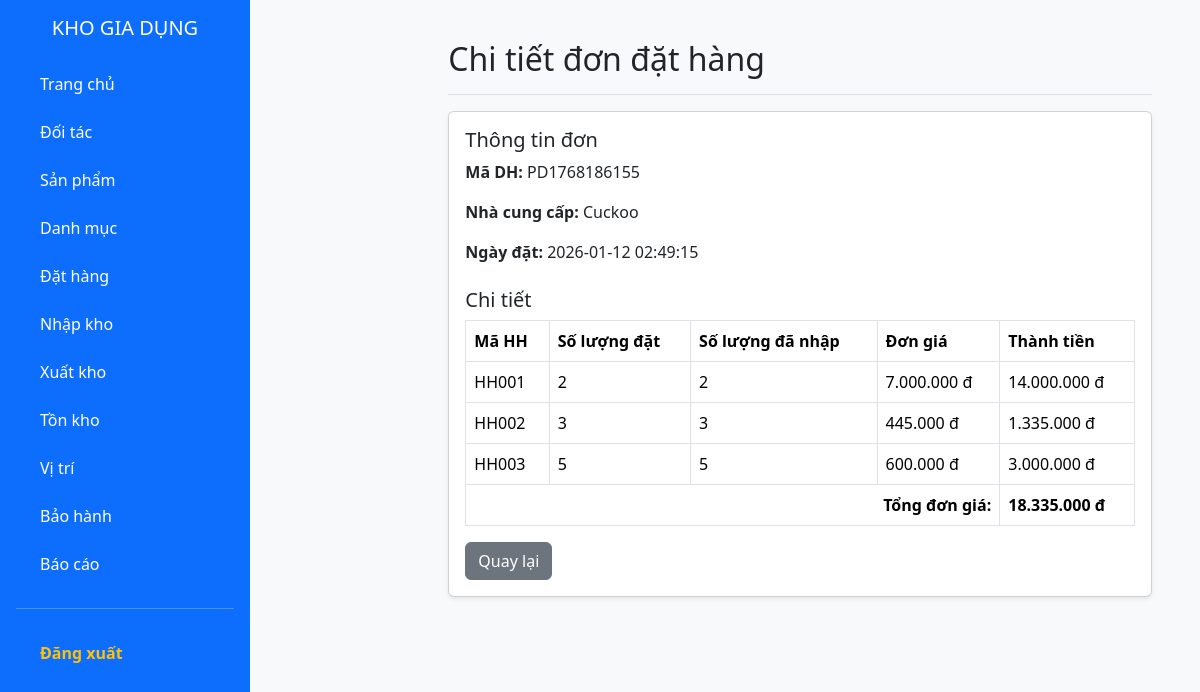
The app's page /public/phieudathang/show/PD1768186155 (signed in), older data.
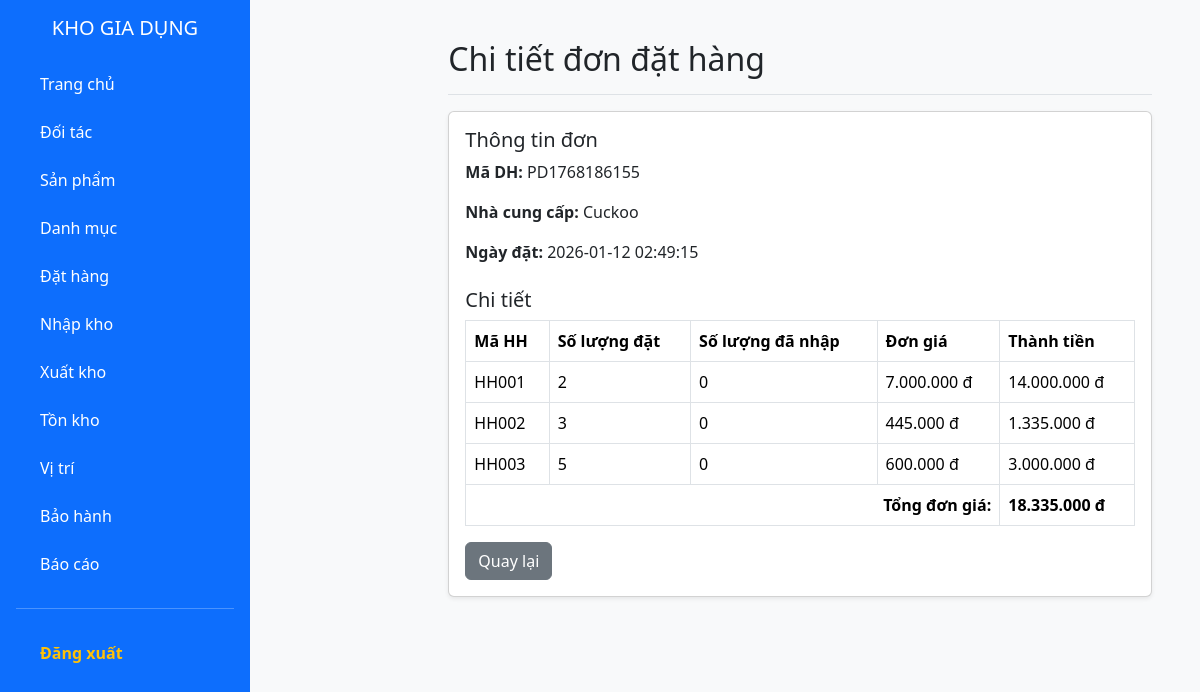
The same page, newer data.
### tables this page shows
CREATE TABLE IF NOT EXISTS `ct_phieudathang` (
  `maDH` varchar(20) NOT NULL,
  `maHH` varchar(20) NOT NULL,
  `soLuong` int NOT NULL,
  `soLuongDaNhap` int DEFAULT '0',
  `donGia` decimal(18,2) DEFAULT NULL,
  PRIMARY KEY (`maDH`,`maHH`),
  KEY `fk_ctpdh_hh` (`maHH`)
);

### app/controllers/PhieudathangController.php (called while the page is built, shortened)
<?php
class PhieudathangController extends Controller {
    private $orderModel;
    public function __construct() {
        $this->orderModel = $this->model('PhieuDatHangModel');
    }
    public function show($maDH) {
        $order = $this->orderModel->getById($maDH);
        $data = ['title' => 'Chi tiết đơn đặt hàng', 'order' => $order];
        $this->view('phieudathang/show', $data);
    }
}
?>

### app/core/app.php (called while the page is built, shortened)
<?php
class App {
    protected $action = 'index';
    public function __construct() {
        $url = $this->parseUrl();
        if (isset($url[0])) {
            if (file_exists(APP_ROOT . '/controllers/' . ucfirst($url[0]) . 'Controller.php')) {
                unset($url[0]);
            }
        }
        $this->controller = new $this->controller;
        if (isset($url[1])) {
            if (method_exists($this->controller, $url[1])) {
                $this->action = $url[1];
                unset($url[1]);
            }
        }
        $this->params = $url ? array_values($url) : [];
        call_user_func_array([$this->controller, $this->action], $this->params);
    }
    public function parseUrl() {
        if (isset($_GET['url'])) {
            return explode('/', filter_var(rtrim($_GET['url'], '/'), FILTER_SANITIZE_URL));
        }
    }
}
?>

### public/index.php (called while the page is built, shortened)
<?php
require_once ROOT_PATH . '/app/core/Database.php';
require_once ROOT_PATH . '/app/core/Controller.php';
require_once ROOT_PATH . '/app/core/App.php';
$app = new App();
?>

### app/models/PhieuDatHangModel.php (called while the page is built, shortened)
<?php
class PhieuDatHangModel {
    private $conn;
    public function __construct() {
        $this->conn = Database::getInstance()->getConnection();
    }
    public function getById($maDH) {
        $sql = "SELECT pd.*, n.tenNCC FROM phieudathang pd LEFT JOIN NHACUNGCAP n ON pd.maNCC = n.maNCC WHERE pd.maDH = :maDH";
        $stmt = $this->conn->prepare($sql);
        $stmt->execute([':maDH' => $maDH]);
        $header = $stmt->fetch(PDO::FETCH_ASSOC);
    $sql = "SELECT *, COALESCE(soLuongDaNhap,0) AS soLuongDaNhap FROM ct_phieudathang WHERE maDH = :maDH";
        $stmt = $this->conn->prepare($sql);
        $stmt->execute([':maDH' => $maDH]);
        $lines = $stmt->fetchAll(PDO::FETCH_ASSOC);
        return ['header' => $header, 'lines' => $lines];
    }
}
?>

### app/core/Database.php (called while the page is built, shortened)
<?php
class Database {
    private static $instance = null;
    private $conn;
    private function __construct() {
        try {
            $dsn = "mysql:host=" . DB_HOST . ";dbname=" . DB_NAME . ";charset=utf8mb4";
            $this->conn = new PDO($dsn, DB_USER, DB_PASS);
            $this->conn->setAttribute(PDO::ATTR_ERRMODE, PDO::ERRMODE_EXCEPTION);
            $this->conn->setAttribute(PDO::ATTR_DEFAULT_FETCH_MODE, PDO::FETCH_ASSOC);
        } catch(PDOException $e) {
            die("Lỗi kết nối MySQL: " . $e->getMessage());
        }
    }
    public static function getInstance() {
        if (!self::$instance) {
            self::$instance = new Database();
        }
        return self::$instance;
    }
    public function getConnection() {
        return $this->conn;
    }
}
?>

### app/views/phieudathang/show.php (the view, shortened to what the changed rows need)
<?php require_once APP_ROOT . '/views/layouts/header.php'; ?>
<?php require_once APP_ROOT . '/views/layouts/sidebar.php'; ?>
<main class="col-md-9 ms-sm-auto col-lg-10 px-md-4">
    <div class="pt-3 pb-2 mb-3 border-bottom">
        <h1 class="h2"><?php echo $data['title']; ?></h1>
    </div>
    <div class="card shadow-sm">
        <div class="card-body">
            <div class="table-responsive">
                <table class="table table-bordered">
                    <thead>
                        <tr>
                            <th>Mã HH</th>
                            <th>Số lượng đặt</th>
                            <th>Số lượng đã nhập</th>
                            <th>Đơn giá</th>
                            <th>Thành tiền</th>
                        </tr>
                    </thead>
                    <tbody>
                        <?php $tongDonGia = 0; ?>
                        <?php foreach ($data['order']['lines'] as $ln): ?>
                            <?php $thanhTien = $ln['soLuong'] * $ln['donGia']; $tongDonGia += $thanhTien; ?>
                            <tr>
                                <td><?php echo $ln['maHH']; ?></td>
                                <td><?php echo $ln['soLuong']; ?></td>
                                <td><?php echo $ln['soLuongDaNhap'] ?? 0; ?></td>
                                <td><?php echo number_format($ln['donGia'], 0, ',', '.'); ?> đ</td>
                                <td><?php echo number_format($thanhTien, 0, ',', '.'); ?> đ</td>
                            </tr>
                        <?php endforeach; ?>
                        <tr>
                            <th colspan="4" class="text-end">Tổng đơn giá:</th>
                            <th><?php echo number_format($tongDonGia, 0, ',', '.'); ?> đ</th>
                        </tr>
                    </tbody>
                </table>
            </div>
        </div>
    </div>
</main>
<?php require_once APP_ROOT . '/views/layouts/footer.php'; ?>

Row changes from the older to the newer data that the page shows:
changed ct_phieudathang "HH001": soLuongDaNhap "2" → "0"
changed ct_phieudathang "HH002": soLuongDaNhap "3" → "0"
changed ct_phieudathang "HH003": soLuongDaNhap "5" → "0"
